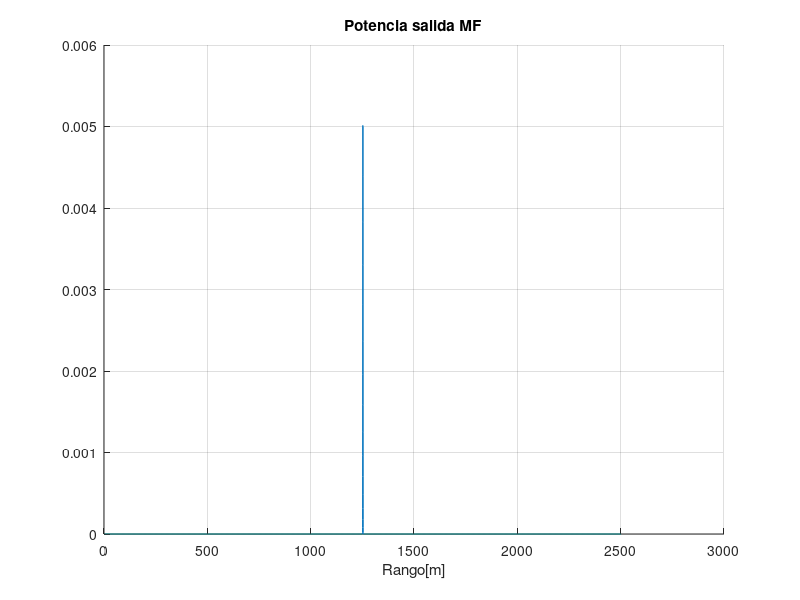

Source code (MATLAB):
clear all
% close all
clc
%% Parámetros Generales

Nos = 16;           %Tasa de sobremuestreo
tau = 7.5e-9;         %Ancho del pulso [s]

% for tau=2.5e-9:1e-9:7.5e-9

fs = 1/tau*Nos;   %Frecuencia de muestreo [1/s]
Po = 5e3;           %Potencia del pulso [W]
Ao = sqrt(Po);      %Amplitud del pulso
Lpulse = tau*fs;    %Longitud del pulso
f0 = 77e9;          %Frec. de la portadora
c = 3e8;            %Velocidad de la luz [m/s]
Gt = 35;            %Ganancia direccional de antena TX [dBi]
Gr = 35;            %Ganancia direccional de antena RX [dBi]
lambda = c/f0;      %Long. de onda [m]
cross_s = 1;        %Radar cross section [m^2]
R = 1250;           %Rango o distancia [m]
rango_max = 2500;   %Rango máximo del radar [m]

fe_gain = 5;
input_voltage_noise_density = 0e-9; %[V/√Hz]
No = input_voltage_noise_density^2; % PSD del ruido one-side
noise_power = No*fs;

%% Pulso

x_t = [ones(round(Lpulse),1); zeros(Nos,1)]*Ao; %Senal transmitida

%% Parámetros del Canal
GtLin = 10^(Gt/10); %Linealizo Gt
GrLin = 10^(Gr/10); %Linealizo Gr

Range_Res = c*tau/2

Delta_R = Range_Res;

%Atenuacion
alphaLin0 = sqrt((GtLin*GrLin*lambda^2*cross_s)/((4*pi)^3*R^4)); %Atenuación lineal
alplhadBi0 = 20*log10(alphaLin0); %Atenuacion en dBi

alphaLin1 = sqrt((GtLin*GrLin*lambda^2*cross_s)/((4*pi)^3*(R+Delta_R)^4)); %Atenuación lineal
alplhadBi1 = 20*log10(alphaLin1); %Atenuacion en dBi

%Delay
delay0 = 2*R/c;                      %Retardo temporal
delayDiscreto0 = round(delay0*fs);    %Se lo lleva a un número entero de muestras
delayReal0 = delayDiscreto0/fs;

delay1 = 2*(R+Delta_R)/c;             %Retardo temporal
delayDiscreto1 = round(delay1*fs);    %Se lo lleva a un número entero de muestras
delayReal1 = delayDiscreto1/fs;

%Phase change
phase0 = exp(1j*2*pi*f0*delayReal0);   %Cambio de fase

phase1 = exp(1j*2*pi*f0*delayReal1);   %Cambio de fase

%% Modelado del Canal

h_t0 = phase0.*alphaLin0.*[zeros(delayDiscreto0,1); x_t];   % Salida del canal

h_t1 = phase0.*alphaLin1.*[zeros(delayDiscreto1,1); x_t];

%% Potencias

% Comprobación de la atenuación en dB
Ptx = 10*log10(Po/1e-3);
Prx0 = 10*log10(max(abs(h_t0).^2)/1e-3);
atenuacion_de_canal_medida0 = Prx0-Ptx;

%% Rango máximo

muestras_max_range = round(2*rango_max/c*fs);
muestras0 = length(h_t0);
zeros_left0 = muestras_max_range-muestras0;

muestras1 = length(h_t1);
zeros_left1 = muestras_max_range-muestras1;

H_t0 = [h_t0; zeros(zeros_left0,1)];
H_t1 = [h_t1; zeros(zeros_left1,1)];

H_t = H_t0+H_t1;

%% Front-end
y_mf_accum = 0;
Nexp = 500;
Xi_range = zeros(Nexp,1);

noise = sqrt(noise_power/2)*randn(size(H_t)) + 1j.*sqrt(noise_power/2)*randn(size(H_t));
fe_output = fe_gain*H_t+noise;

    r_t = fe_output;            % Entrada del MF
    h_mf = conj(x_t(end:-1:1)); % Match Filter
    y_mf = conv(h_mf, r_t);     % Salida del detector

%Lineas de tiempo y rango
tline = 1/fs*(0:length(y_mf)-1);
rline = tline*c/2;

hold on
plot(rline, abs(y_mf).^2); grid on;
title('Potencia salida MF'); xlabel('Rango[m]');

% end

%     %SNR
%     [PRX_peak,i] = max(y_mf_accum);
%     if R<1000                       %Se calcula el piso de ruido dependiendo del rango.
%         noise_floor = mean(y_mf_accum(i+1000:end));
%     else
%         noise_floor = mean(y_mf_accum(1:i-1000));
%     end
%     % noise_floor = mean(y_mf_accum(1:30000)); %para caso r=2000
%     snr_comp(ii) = (PRX_peak-noise_floor)/noise_floor;
%     snr_comp_dB(ii) = 10*log10(snr_comp(ii));
% %     fprintf("SNR_computada(lineal): %2.2f \n", snr_comp);
% %     fprintf("SNR_computada(dB): %2.2f \n", 10*log10(snr_comp));
%     precision(ii) = std(Xi_range);
%     precision2(ii) = std(Xi_olf_range);
% 
%     if precision(ii)<1e-2
%         precision(ii) = [];
%     end
%     if precision2(ii)<1e-2
%         precision2(ii) = [];
%     end
% 
%     ii=ii+1;
%     ii
% end
%% Gráficos

% Precisión con y sin outliers
% rangeq = [50:50:rango_max];
% plot(rangeq, snr_comp_dB);grid on;
% figure
% semilogy(rangeq, precision);grid on; % Se grafica la precisión a distintos rangos con el eje y en escala log
% hold on;
% xlabel('Rango[m]'); ylabel('Presicion');
% figure
% semilogy(rangeq, precision2);grid on;title("Sin outliers")
% legend('\tau = 2.5[nseg]','\tau = 5[nseg]','\tau = 7.5[nseg]');

% SNR Computada y Teórica
% figure
% semilogy(rangeq, snr_comp_dB);grid on;title("SNR")
% hold on
% semilogy(rangeq, snr_teo_dB);grid on;title("SNR Teórica")
% legend({'SNR Computada','SNR Teórica'},'Location', 'northeast')

%Grafico potencia MF SNR
% plot(rline, y_mf_accum); grid on;
% title('Potencia salida MF'); xlabel('Rango[m]');

%Outliers
% figure
% plot(Xi_range); grid on; title('Outliers');
% tline = 1/fs*(0:length(y_mf)-1);
% Xi_olf_range = remove_outliers(Xi_range, R, 100);
% Xi_time = tline(Xi_olf_range);

%Resolución
% resolucion_sim = tau/Nos
% resolucion_real = std(Xi_time/1e-9)

% figure
% plot(Xi_olf_range); grid on; title('Outliers');
% plot(Xi_time); 
% hold all
% plot(Xi_olf_range); grid on;
